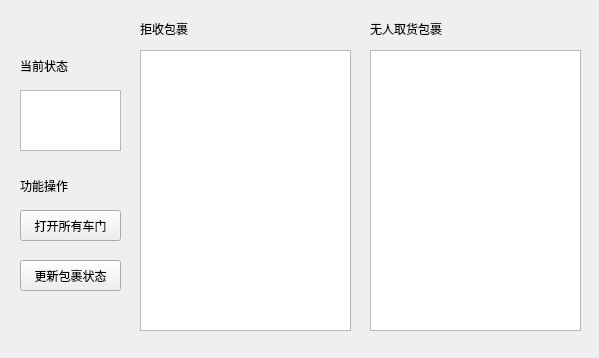
<?xml version="1.0" encoding="UTF-8"?>
<ui version="4.0">
 <class>RemainingParcelWidget</class>
 <widget class="QWidget" name="RemainingParcelWidget">
  <property name="geometry">
   <rect>
    <x>0</x>
    <y>0</y>
    <width>599</width>
    <height>358</height>
   </rect>
  </property>
  <property name="windowTitle">
   <string>Form</string>
  </property>
  <widget class="QTextBrowser" name="textBrowser_rejectionParcel">
   <property name="geometry">
    <rect>
     <x>140</x>
     <y>50</y>
     <width>211</width>
     <height>281</height>
    </rect>
   </property>
  </widget>
  <widget class="QTextBrowser" name="textBrowser_nonPickedParcel">
   <property name="geometry">
    <rect>
     <x>370</x>
     <y>50</y>
     <width>211</width>
     <height>281</height>
    </rect>
   </property>
  </widget>
  <widget class="QLabel" name="label">
   <property name="geometry">
    <rect>
     <x>140</x>
     <y>20</y>
     <width>67</width>
     <height>17</height>
    </rect>
   </property>
   <property name="text">
    <string>拒收包裹</string>
   </property>
  </widget>
  <widget class="QLabel" name="label_2">
   <property name="geometry">
    <rect>
     <x>370</x>
     <y>20</y>
     <width>121</width>
     <height>17</height>
    </rect>
   </property>
   <property name="text">
    <string>无人取货包裹</string>
   </property>
  </widget>
  <widget class="QPushButton" name="pushButton_openAllDoor">
   <property name="geometry">
    <rect>
     <x>20</x>
     <y>210</y>
     <width>101</width>
     <height>31</height>
    </rect>
   </property>
   <property name="text">
    <string>打开所有车门</string>
   </property>
  </widget>
  <widget class="QPushButton" name="pushButton_updateParcelState">
   <property name="geometry">
    <rect>
     <x>20</x>
     <y>260</y>
     <width>101</width>
     <height>31</height>
    </rect>
   </property>
   <property name="text">
    <string>更新包裹状态</string>
   </property>
  </widget>
  <widget class="QTextBrowser" name="textBrowser_state">
   <property name="geometry">
    <rect>
     <x>20</x>
     <y>90</y>
     <width>101</width>
     <height>61</height>
    </rect>
   </property>
  </widget>
  <widget class="QLabel" name="label_3">
   <property name="geometry">
    <rect>
     <x>20</x>
     <y>50</y>
     <width>67</width>
     <height>31</height>
    </rect>
   </property>
   <property name="text">
    <string>当前状态</string>
   </property>
  </widget>
  <widget class="QLabel" name="label_4">
   <property name="geometry">
    <rect>
     <x>20</x>
     <y>170</y>
     <width>67</width>
     <height>31</height>
    </rect>
   </property>
   <property name="text">
    <string>功能操作</string>
   </property>
  </widget>
 </widget>
 <resources/>
 <connections/>
</ui>
